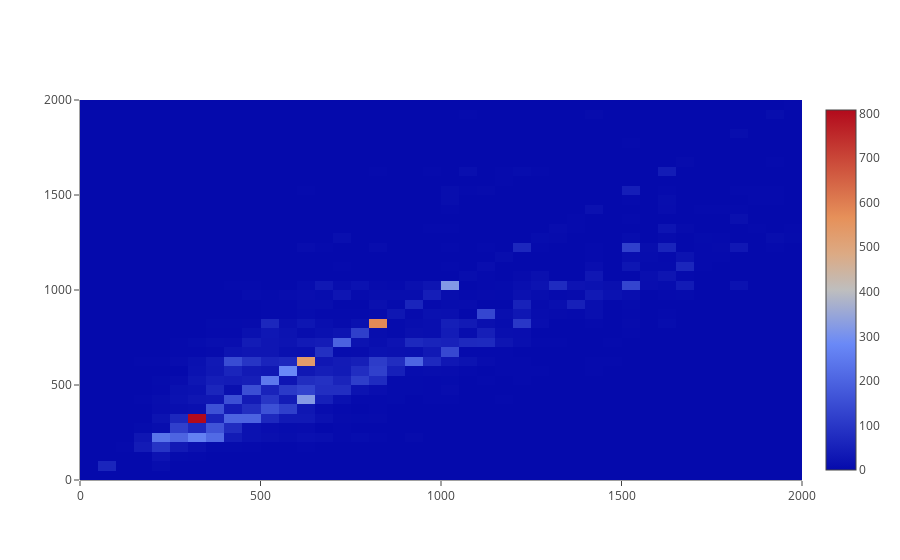

Notebook source saved alongside this figure:
### Code cell
iplot(data)

### Figure 1 — Plotly figure (JSON) as saved in the notebook; plotly's stock layout.template omitted (floating-point values rounded to 4 significant figures; data arrays with more than 128 entries replaced by an {"elided": "..."} marker saying what was removed)
{"data": [{"autobinx": false, "autobiny": false, "type": "histogram2d", "x": {"elided": "14681 int values"}, "xbins": {"end": 2000, "size": 50, "start": 0}, "y": {"elided": "14681 int values"}, "ybins": {"end": 2000, "size": 50, "start": 0}}], "layout": {}}
